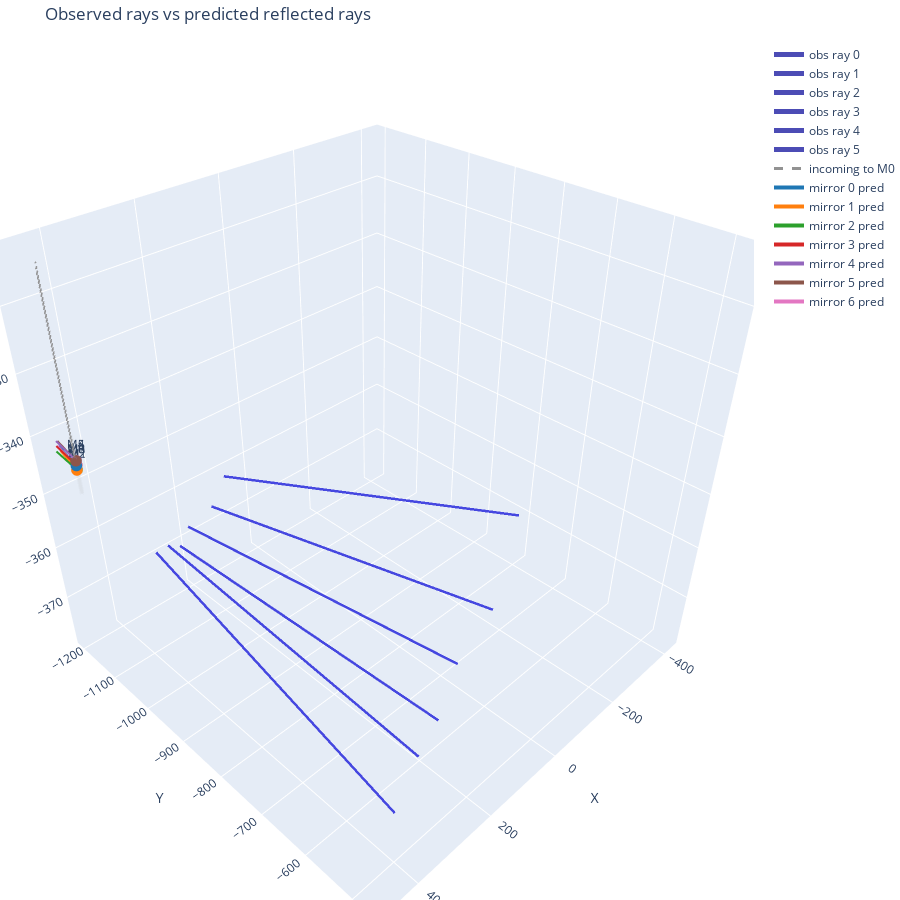

Notebook source saved alongside this figure:
### Code cell
bundle = load_bundle_config(BUNDLE_CONFIG)
rays = load_rays_config(RAYS_CONFIG)
total, match, R, t = solve_pose(bundle, rays, w_ang=1.0, w_pos=1.0, w_div=10.0)
euler = rotation_matrix_to_euler(R)
print(f'Total cost: {total:.4f}')
print('Rotation R:')
print(R)
print(f'Euler XYZ (deg): roll={euler[0]:.3f}, pitch={euler[1]:.3f}, yaw={euler[2]:.3f}')
print('Translation t:')
print(t)
print('Assignment (mirror idx -> ray idx):', match)
plot_solution(bundle, rays, R, t, match, ray_len=30.0)
